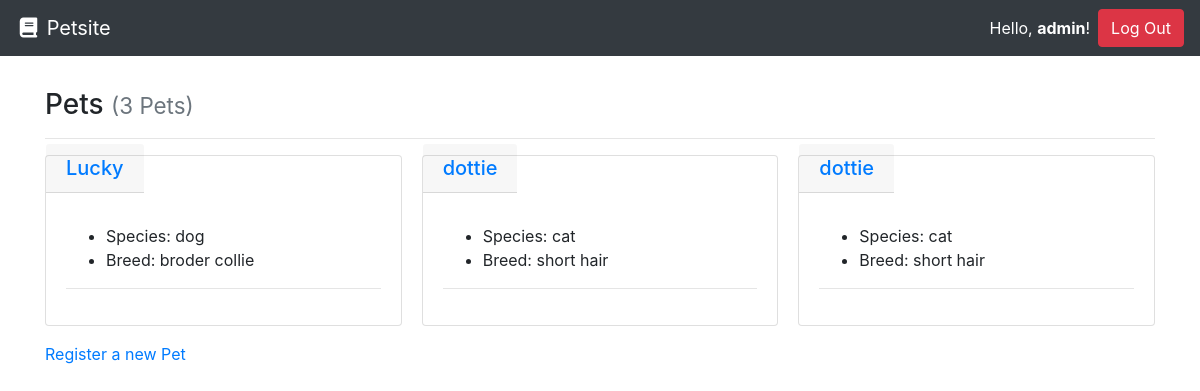
The page /pets/ (signed in) on the database as committed earlier.
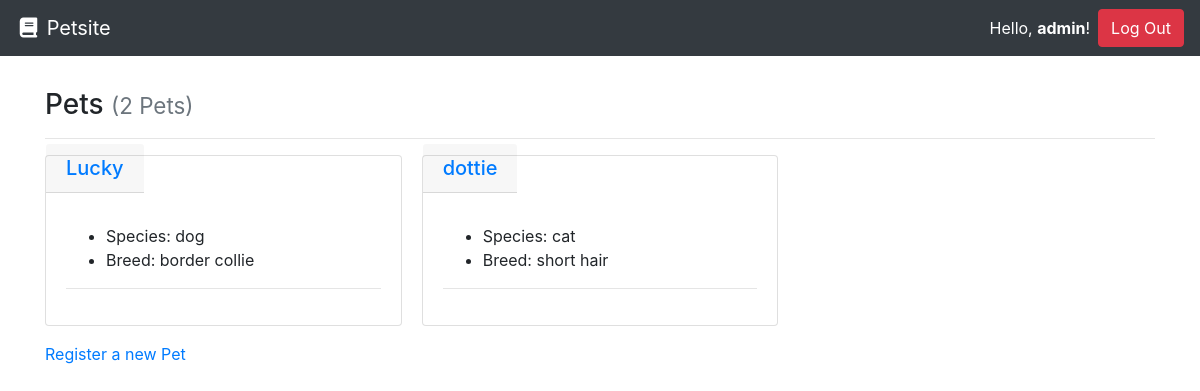
The same page on the database as committed later.
### pets/models.py (models this page shows, shortened)
class Pet(models.Model):
    pet_name = models.CharField(max_length=100)
    species = models.CharField(max_length=100)
    breed = models.CharField(max_length=100)
    weight_in_pounds = models.PositiveSmallIntegerField()
    owner = models.ForeignKey(User, on_delete=models.CASCADE)

### pets/views.py (the view)
# urls.py: path('pets/', PetsListView.as_view(), name='pets-list-view'),
class PetsListView(ListView):
    model = Pet
    def get(self, request):
        user = self.request.user
        users_pets = Pet.objects.filter(owner=user)
        return render(request, 'pets_list.html', {
            'pets': users_pets
        })

### pets/templates/pets_list.html (shortened to what this page needs)
{% extends "base.html" %}
{% block content %}
  <h3>Pets {% if pets %}<small class="text-muted">({{ pets|length }} Pet{{ pets|length|pluralize:"s" }})</small>{% endif %}</h3>
  <hr>
  {% if pets %}
    <div class="card-columns">
      {% for pet in pets %}
        {% include "partials/card.html" %}
      {% endfor %}
    </div>
  {% else %}
    <div class="alert alert-primary" role="alert">No Pets to display.</div>
  {% endif %}
  <a href="{% url 'pet-create-view' %}" title='Pet Create View'>Register a new Pet</a>
{% endblock %}

### pets/templates/partials/card.html
<div class="card mb-3">
  <h5>
  <a href="{% url 'pet-detail-view' pet.pet_name %}" title="pet detail page" class="card-header">{{ pet.pet_name }}</a>
</h5>
  <div class="card-body border-dark">
    <p class="card-text text-dark">
      <ul>
        <li>Species: {{ pet.species }}</li>
        <li>Breed: {{ pet.breed }}</li>
      </ul>
      <hr>
  </div>
</div>

Rows that differ between the two databases and show on the page:
removed Pet: pet_name "dottie", species "cat", breed "short hair"
changed Pet "Lucky": breed "broder collie" → "border collie"
Other text that changed with them:
{{ pets|length }}: "3" → "2"
